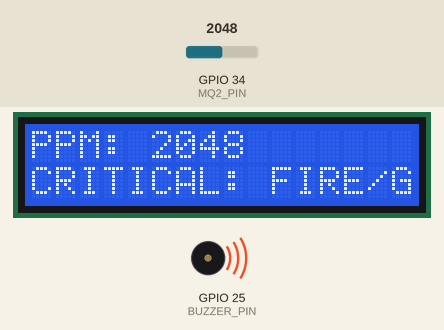
This sketch was run on a simulated ESP32. On the bench: 16×2 character LCD, buzzer (waves = sounding, pin HIGH). The test bench sets the inputs (shaded band); at power-on: GPIO 34 (MQ2_PIN) = 2048. WiFi joins after 1.5 s; servers stay silent unless stated; no MQTT or app messages arrive unless stated; what the sketch prints to the serial monitor is not drawn.

Above: at 5.8 s.
5.9 s: GPIO 34 (MQ2_PIN) set to 1544
At 8.0 s:
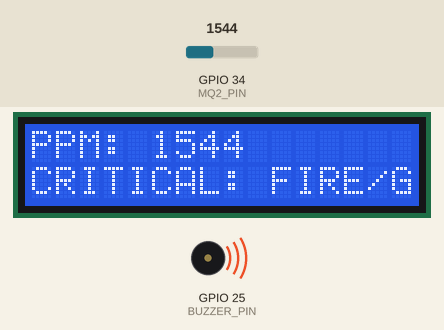
8.6 s: GPIO 34 (MQ2_PIN) set to 1458
At 9.4 s:
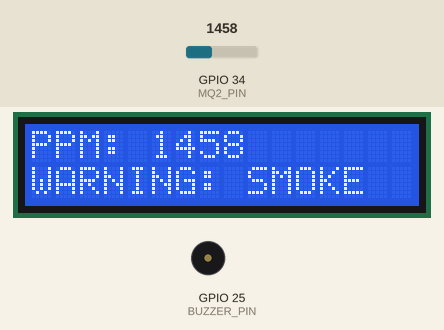
14.5 s: GPIO 34 (MQ2_PIN) set to 474
At 15.9 s:
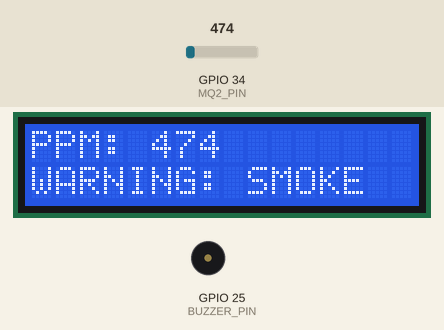
18.7 s: GPIO 34 (MQ2_PIN) set to 419
At 20.6 s:
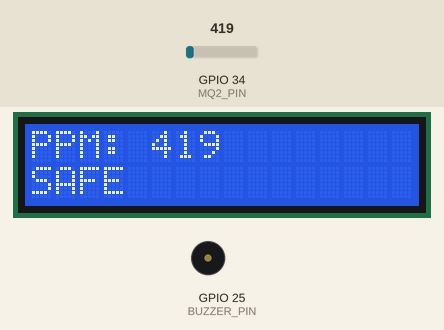
21.4 s: GPIO 34 (MQ2_PIN) set to 490
At 23.44 s:
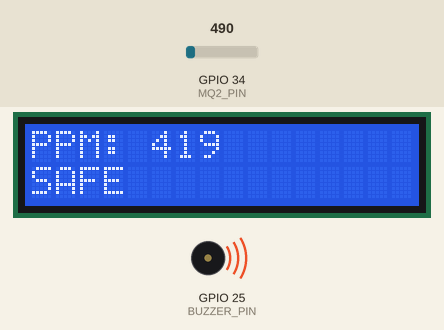
Timing chart, 0 to 26.0 s (numbered marks = the images above; inputs shaded):
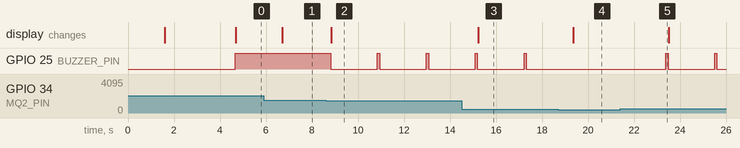

The sketch:

HFire_app_mq2_lcd.ino
```cpp
#include <WiFi.h>
#include <WiFiClientSecure.h>
#include <PubSubClient.h>
#include <Wire.h>
#include <LiquidCrystal_I2C.h>

// Network & HiveMQ Credentials
const char* ssid = "TigleWifi";
const char* password = "TigleWifi2025";
const char* mqtt_server = "16e51255d95244c2b069b92cf77ebf81.s1.eu.hivemq.cloud";
const char* mqtt_user = "RheinTigle";
const char* mqtt_pass = "052105@Rhein";

// MQTT Topics
const char* topic_data = "hfire/house1/data";
const char* topic_status = "hfire/house1/status";

// Pins & Thresholds
const int MQ2_PIN = 34;
const int BUZZER_PIN = 25;
const int SAFE_LIMIT = 450;
const int DANGER_LIMIT = 1500;

WiFiClientSecure espClient;
PubSubClient client(espClient);
LiquidCrystal_I2C lcd(0x27, 16, 2);

String deviceMac = "";

void setup_wifi() {
  delay(10);
  Serial.println();
  Serial.print("Connecting to ");
  Serial.println(ssid);

  WiFi.begin(ssid, password);

  while (WiFi.status() != WL_CONNECTED) {
    delay(500);
    Serial.print(".");
  }

  Serial.println("");
  Serial.println("WiFi connected");
  Serial.println("IP address: ");
  Serial.println(WiFi.localIP());

  // Capture the MAC address for unique identification
  deviceMac = WiFi.macAddress();

  // HiveMQ Cloud requires SSL/TLS
  espClient.setInsecure();
}

void reconnect() {
  while (!client.connected()) {
    Serial.print("Attempting MQTT connection...");
    // Using the MAC address as the unique Client ID
    if (client.connect(deviceMac.c_str(), mqtt_user, mqtt_pass)) {
      Serial.println("connected");
      client.publish(topic_status, "System Online");
    } else {
      Serial.print("failed, rc=");
      Serial.print(client.state());
      Serial.println(" try again in 5 seconds");
      delay(5000);
    }
  }
}

void setup() {
  Serial.begin(115200);
  pinMode(BUZZER_PIN, OUTPUT);

  lcd.init();
  lcd.backlight();

  setup_wifi();

  // Show MAC address on boot for device identification
  lcd.clear();
  lcd.setCursor(0, 0);
  lcd.print("ID: ");
  lcd.print(deviceMac.substring(9)); // Shows the unique end part of the MAC
  lcd.setCursor(0, 1);
  lcd.print("System Ready");
  delay(3000);

  client.setServer(mqtt_server, 8883);
}

void loop() {
  if (!client.connected()) {
    reconnect();
  }
  client.loop();

  int ppm = analogRead(MQ2_PIN);
  String statusMsg;

  // Logic for Local & Remote Alerting
  if (ppm <= SAFE_LIMIT) {
    statusMsg = "SAFE";
    digitalWrite(BUZZER_PIN, LOW);
  }
  else if (ppm > SAFE_LIMIT && ppm <= DANGER_LIMIT) {
    statusMsg = "WARNING: SMOKE";
    // Intermittent beep for warning
    digitalWrite(BUZZER_PIN, HIGH);
    delay(100);
    digitalWrite(BUZZER_PIN, LOW);
  }
  else {
    statusMsg = "CRITICAL: FIRE/GAS";
    digitalWrite(BUZZER_PIN, HIGH); // Continuous alarm for danger
  }

  // Update LCD
  lcd.clear();
  lcd.setCursor(0, 0);
  lcd.print("PPM: ");
  lcd.print(ppm);
  lcd.setCursor(0, 1);
  lcd.print(statusMsg);

  // Publish to HiveMQ
  // We include the MAC address in the status topic to identify the device in the cloud
  String dataPayload = "{\"mac\":\"" + deviceMac + "\", \"ppm\":" + String(ppm) + "}";
  client.publish(topic_data, dataPayload.c_str());
  client.publish(topic_status, statusMsg.c_str());

  delay(2000); // 2-second reporting interval
}
```

Measured:
- the behaviour switches between 1501 and 1500 on GPIO 34 (MQ2_PIN) (found by bisection; images 1 and 2)
- the behaviour switches between 451 and 450 on GPIO 34 (MQ2_PIN) (found by bisection; images 3 and 4)
- after the input at 5.9 s, the display: changes after 0.81 s (image 1)
- after the input at 8.6 s, GPIO 25 (BUZZER_PIN): alternates HIGH for 0.10 s and LOW for 2.0 s, starting after 0.21 s; the display: changes after 0.24 s (image 2)
- after the input at 14.5 s, the display: changes after 0.72 s (image 3)
- after the input at 18.7 s, GPIO 25 (BUZZER_PIN): stays LOW (without the input it goes to HIGH after 0.65 s); the display: changes after 0.66 s (image 4)
- after the input at 21.4 s, GPIO 25 (BUZZER_PIN): alternates HIGH for 0.10 s and LOW for 2.0 s, starting after 2.0 s
